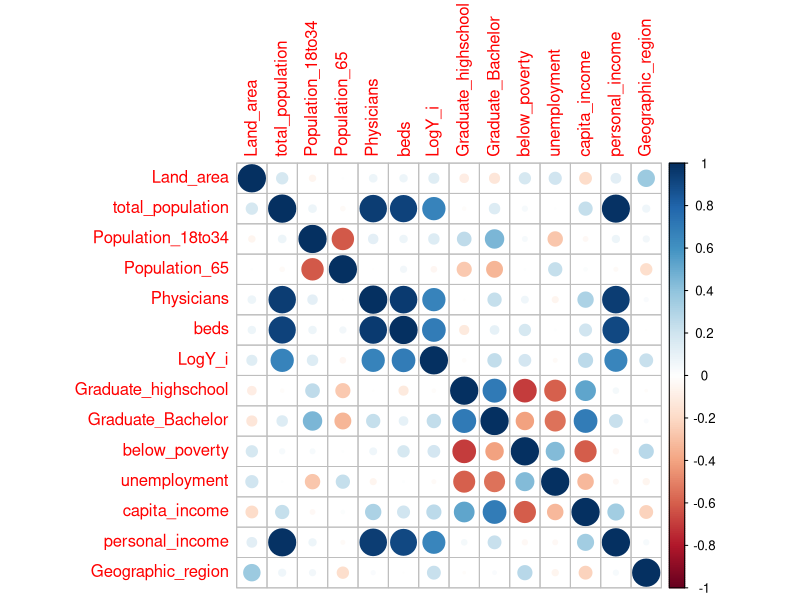
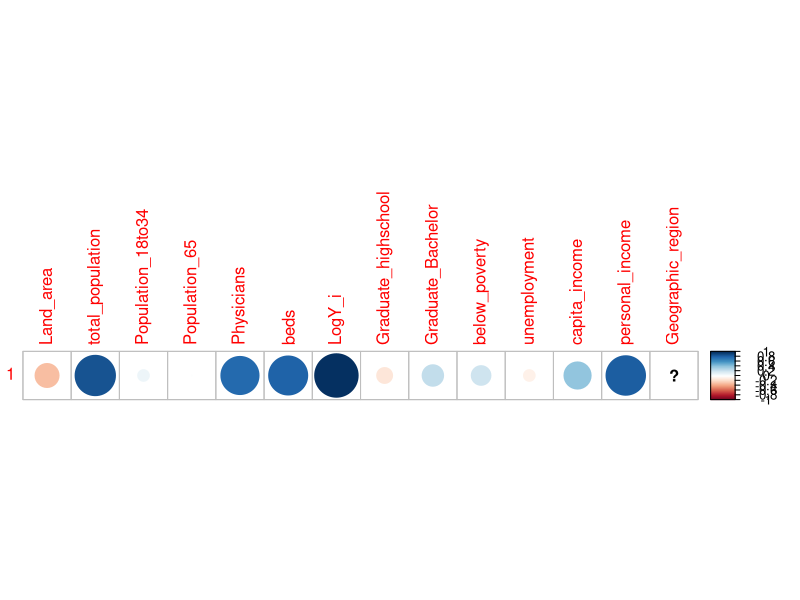
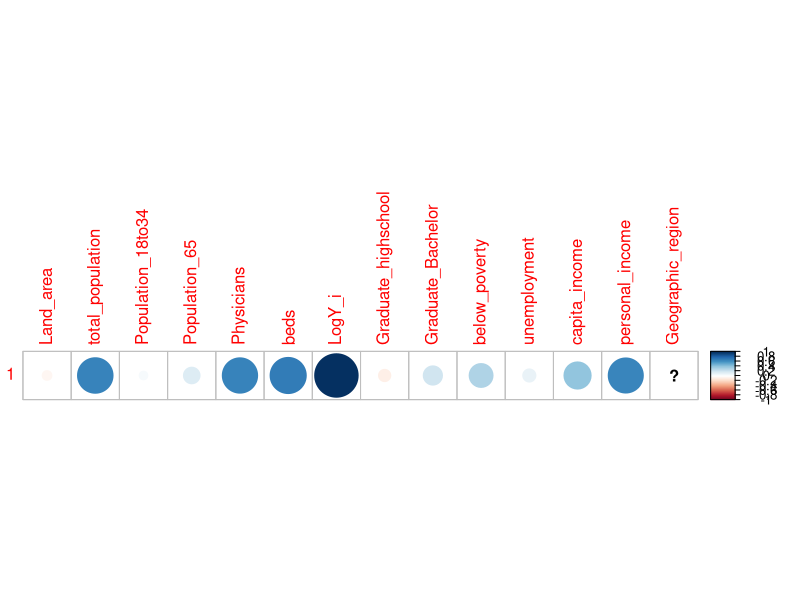
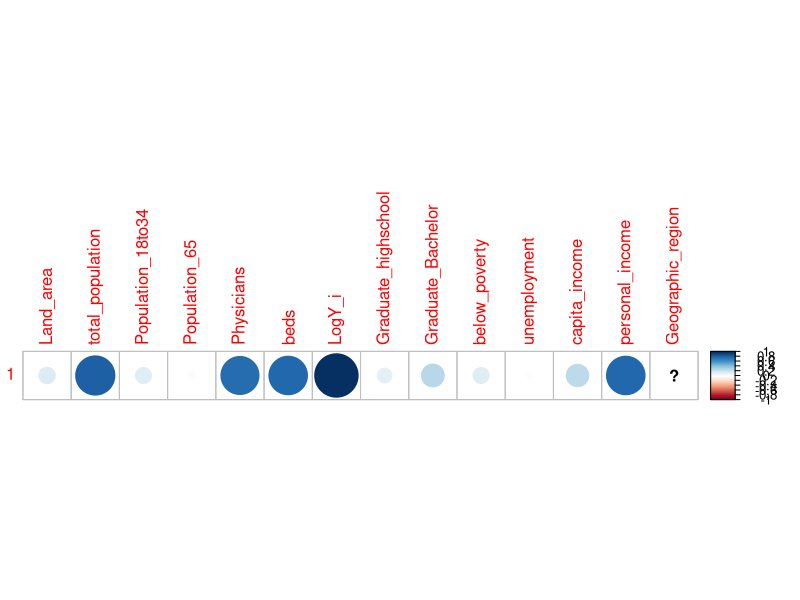
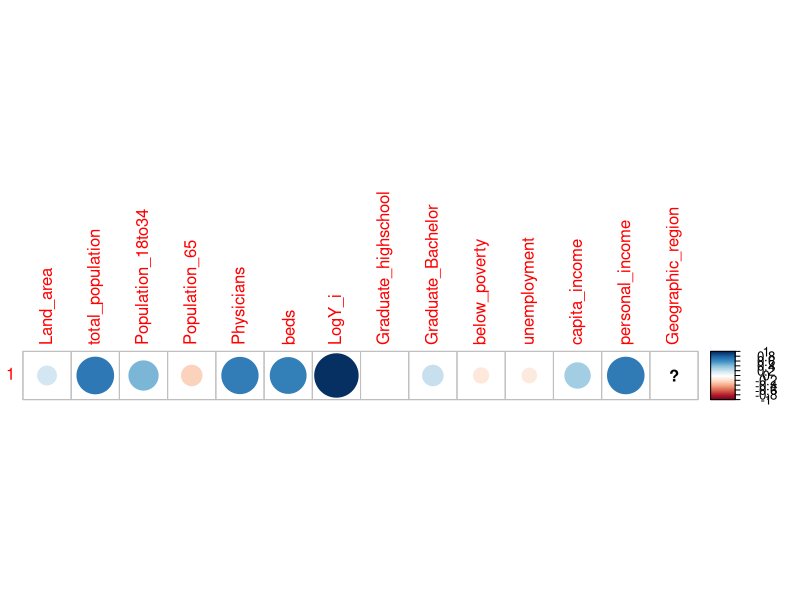

The R script that drew these images, in order:
## ---- chunk 1
# RUN THESE ALL ONCE!!! un-comment the code blocks as you go
#install.packages(c("usethis", "gitcreds"))

# then run this:
#usethis::create_github_token()

# which opens GitHub in your browser, generate a token
# COPY it before closing the page

# run this and paste token into terminal when prompted
#gitcreds::gitcreds_set()

# done! :) make sure to re-comment the code blocks

# hi its tarilyn
## ---- chunk 2
# make sure to download any you dont have with: install.packages("package_name")
library(here)
library(corrplot)
library(tidyverse)
## ---- chunk 3
Demographic <- read.table(here("data", "Demographic.txt")) # more robust read-in

# change column names to match correct variables
colnames(Demographic) <- c('ID','County','state','Land_area','total_population',
                          'Population_18to34','Population_65','Physicians','beds',
                          'Y_i','Graduate_highschool','Graduate_Bachelor','below_poverty',
                          'unemployment','capita_income','personal_income','Geographic_region')
Demographic2 <- Demographic

# Variable names and dimensions of the table
head(Demographic2)
names(Demographic2)
dim(Demographic2)

Demographic2$Y_i <- log(Demographic$Y_i) # log transform Y

colnames(Demographic2)[10] <- "LogY_i"

region1 <- Demographic2[Demographic2$Geographic_region == 1,]
region2 <- Demographic2[Demographic2$Geographic_region == 2,]
region3 <- Demographic2[Demographic2$Geographic_region == 3,]
region4 <- Demographic2[Demographic2$Geographic_region == 4,]

n1<-nrow(region1)
n2<-nrow(region2)
n3<-nrow(region3)
n4<-nrow(region4)
## ---- chunk 4
# general corr
cor(Demographic2[,4:17])
corrplot(cor(Demographic2[,4:17]))

# per region corr
regions <- list(region1, region2, region3, region4)
top_list <- list()

for (i in seq_along(regions)) {
  
  cat("FOR REGION: ", i, "\n")
  
  region <- regions[[i]]
  cors <- sapply(region[, 4:17], function(x) cor(x, region$LogY_i))
  ranked <- sort(abs(cors), decreasing = TRUE)
  
  top_list[[i]] <- head(ranked, 5)
  
  corrplot(cor(region$LogY_i, region[,4:17]))
  
  print(top_list[[i]])
}
